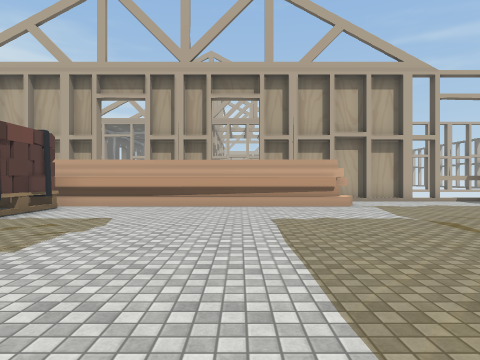
view 1 (above)

18 first-person views from a walk through a Unity game level. The camera is 1.3 m above the floor, looks level and sees 75° across. The floor is counted in squares, 2 m on a side. Each view is taken from the middle of a square. On the plan, view 1 faces up. The plan holds only what a view shows up to about 10 squares ahead; the rest is blank. The place goes on beyond the plan. The player is left out. Some surface patterns are stand-ins.

view 2
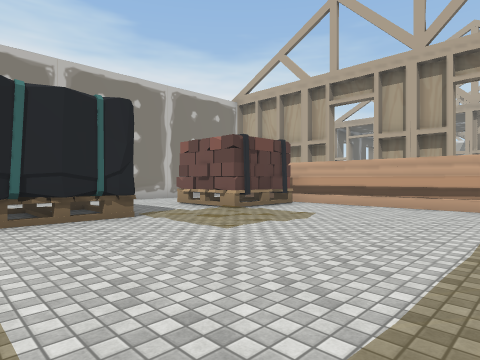

view 3
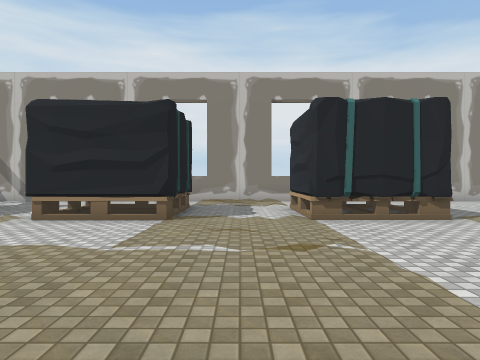

view 4
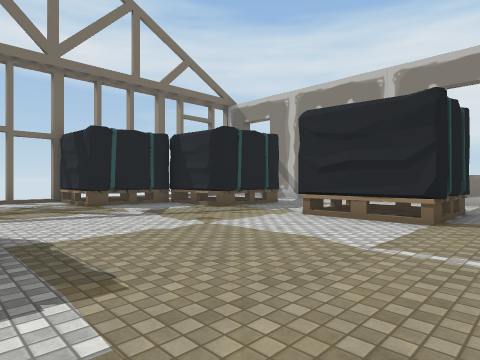

view 5
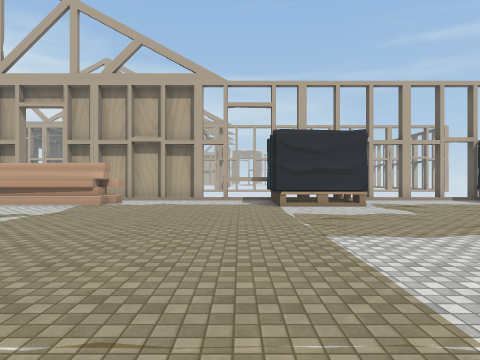

view 6
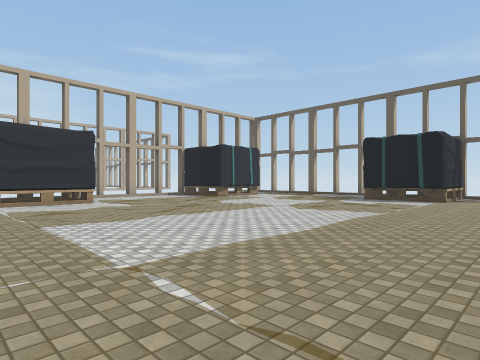

view 7
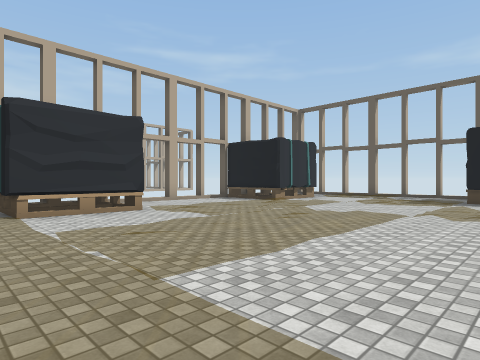

view 8
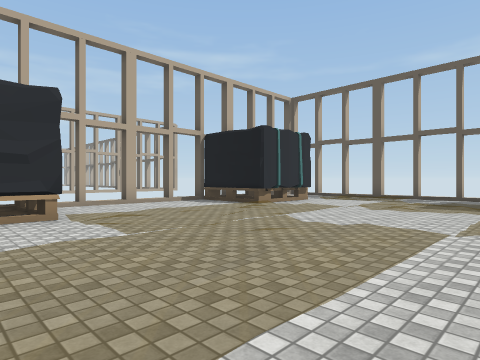

view 9
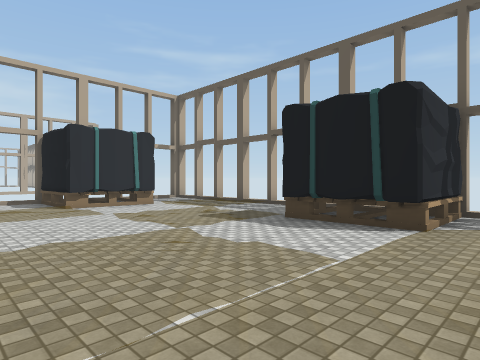

view 10
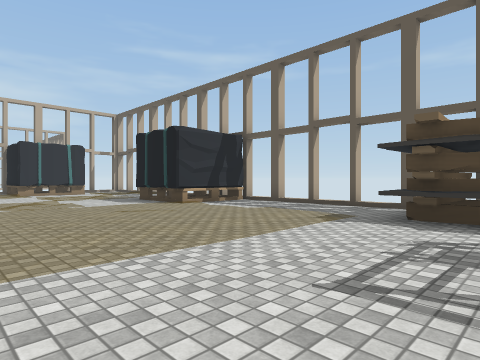

view 11
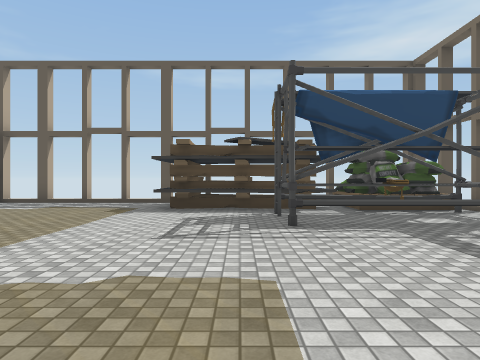

view 12
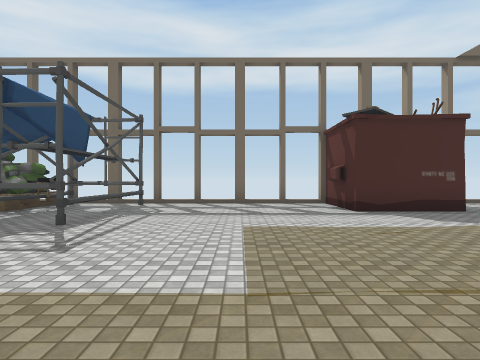

view 13
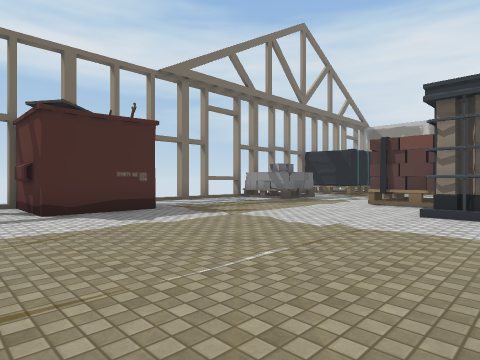

view 14
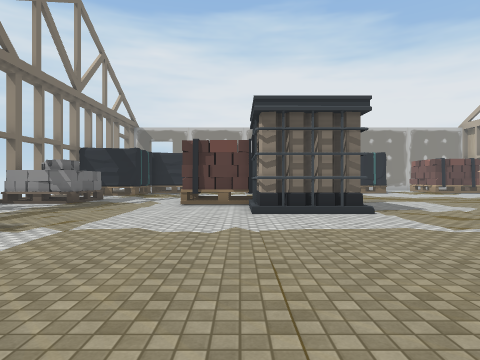

view 15
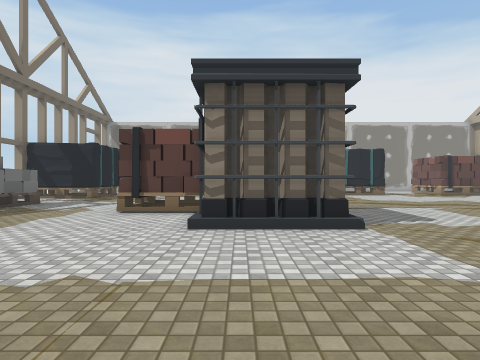

view 16
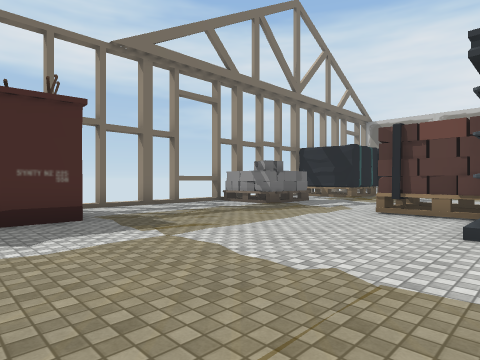

view 17
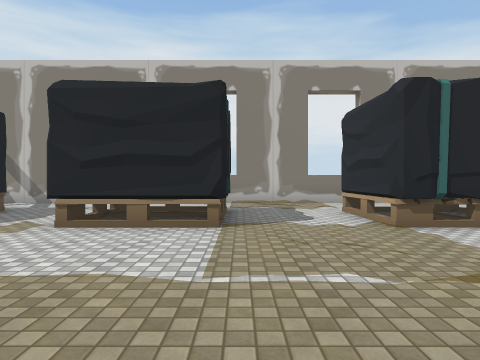

view 18
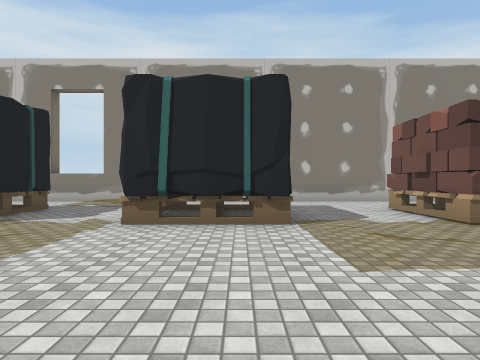

### Floor plan
Key: @ floor where view 1 was taken; # wall or solid block; x gap in a wall; . floor; / step, stairs or slope; = window, fence, low wall or low ledge; ^ raised ledge; O other object.
Columns run from 10 left of view 1 to 21 right of it. Each row starts with its distance up from view 1.
 11                           #
 10         //    ....###.....#
  9      #########....#^^.....^
  8       ..//////....###.....###
  7 #.  ##........................
  6 #..###.........................
  5 #..............................
  4 #..............................
  3  ..............................x
  2  ..# #......................# ##
  1 #..#^#......................#^#
  0 #.........@....................x
 -1 #..............................x
 -2 #........... .........  .......
 -3 #..#^#......   #...............
 -4 #..#^#...... ###...............
 -5  ..........###...............###
 -6  ..........###..............^##
 -7  ............................##
 -8 #..#^#....................#.##
 -9 #.   #....................=^##
-10      ####..OO.....###.....=^##
-11         #..OO.....  #.....=^##
-12         #.  O.....  #........
-13               #     #

Positions as (right, up) in squares from view 1, and headings:
1: (0, 0), facing up
2: (1, 0), facing up-left
3: (1, -1), facing left
4: (1, -1), facing down-left
5: (7, -1), facing up
6: (7, -2), facing up-right
7: (7, 1), facing up-right
8: (9, 2), facing up-right
9: (13, -1), facing up-right
10: (13, -7), facing up-right
11: (11, -7), facing right
12: (13, -3), facing down
13: (12, -3), facing down-left
14: (12, -5), facing left
15: (10, -4), facing left
16: (10, -4), facing down-left
17: (0, -2), facing left
18: (0, 2), facing left
